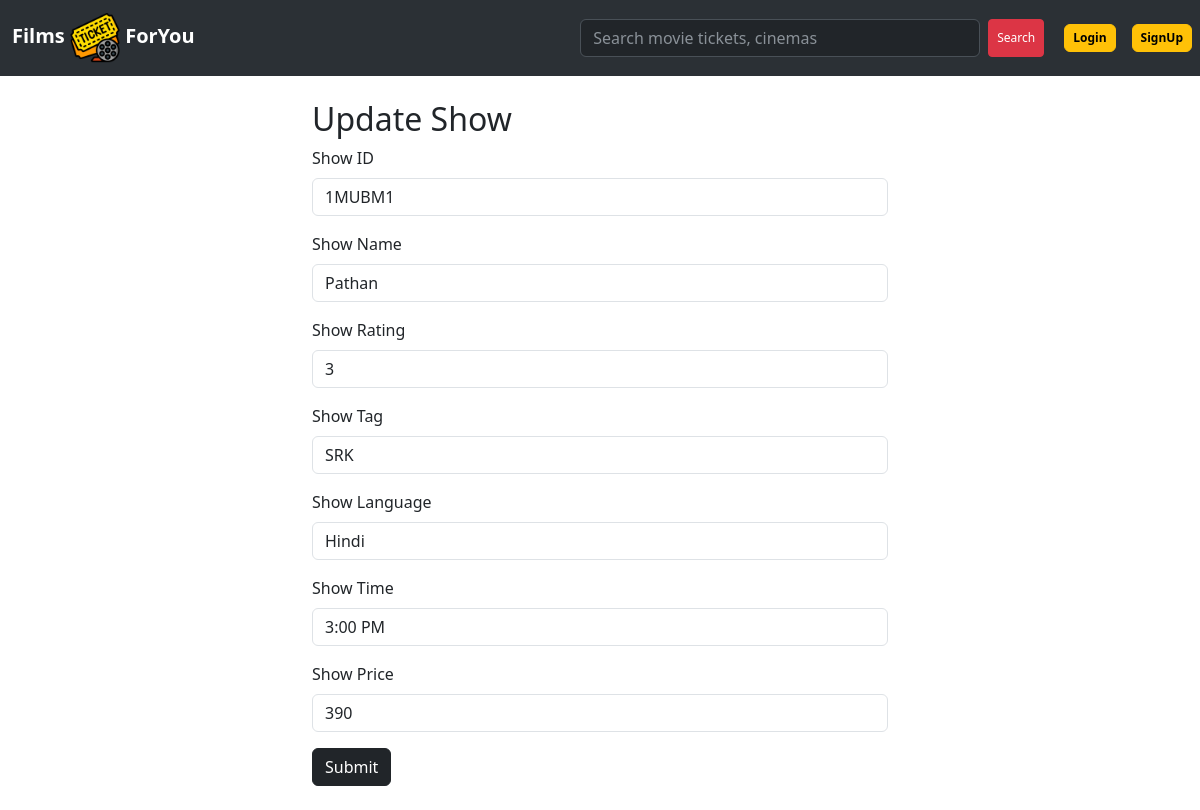
/updateshow/1MUBM1, run on the app's committed database.
### app.py (models this page shows)
class Show(db.Model):
    __tablename__ = 'show'
    ShowID = db.Column(db.String(50), primary_key=True)
    ShowName = db.Column(db.String(200), nullable=False)
    ShowRating = db.Column(db.Integer, nullable=True)
    ShowTag = db.Column(db.String(50), nullable=False)
    ShowLanguage = db.Column(db.String(50), nullable=False)
    ShowTime = db.Column(db.String(50), nullable=False)
    ShowPrice = db.Column(db.Integer, nullable=False)
    TicketR = db.relationship('Ticket', backref='show', lazy=True)
    VenueID = db.Column(db.String(50), db.ForeignKey('venue.VenueID'), nullable=False)

### app.py (the view, shortened to what this page needs)
@app.route('/updateshow/<ShowID>', methods=['GET', 'POST'])
def show_update(ShowID):
    show = Show.query.filter_by(ShowID=ShowID).first()
    user = Login.query.filter_by(UserName='admin').first()
    return render_template('updateshow.html', show=show, user=user)

### templates/updateshow.html (shortened to what this page needs)
{% extends 'base.html' %}
{% block body %}
<div class="container my-4 col-md-6">
    <h2>Update Show</h2>
    <form action="/updateshow/{{show.ShowID}}" method="POST">
      <div class="mb-3">
        <label for="showid" class="form-label">Show ID</label>
        <input type="text" class="form-control" name="showid" id="showid" aria-describedby="emailHelp"  value="{{show.ShowID}}">
      </div>
      <div class="mb-3">
        <label for="showname" class="form-label">Show Name</label>
        <input type="text" class="form-control" name="showname" id="showname"  value="{{show.ShowName}}">
      </div>
      <div class="mb-3">
        <label for="showrating" class="form-label">Show Rating</label>
        <input type="text" class="form-control" name="showrating" id="showrating"  value="{{show.ShowRating}}">
      </div>
      <div class="mb-3">
        <label for="showtag" class="form-label">Show Tag</label>
        <input type="text" class="form-control" name="showtag" id="showtag"  value="{{show.ShowTag}}">
      </div>
      <div class="mb-3">
        <label for="showlanguage" class="form-label">Show Language</label>
        <input type="text" class="form-control" name="showlanguage" id="showlanguage"  value="{{show.ShowLanguage}}">
      </div>
      <div class="mb-3">
        <label for="showtime" class="form-label">Show Time</label>
        <input type="text" class="form-control" name="showtime" id="showtime"  value="{{show.ShowTime}}">
      </div>
      <div class="mb-3">
        <label for="showprice" class="form-label"> Show Price</label>
        <input type="text" class="form-control" name="showprice" id="showprice"  value="{{show.ShowPrice}}">
      </div>
      <button type="submit" class="btn btn-dark">Submit</button>
    </form>
  </div>
{% endblock body %}

### data on the page
Show: showid "1MUBM1", showname "Pathan", showrating "3", showtag "SRK", showlanguage "Hindi", showtime "3:00 PM", showprice "390"
